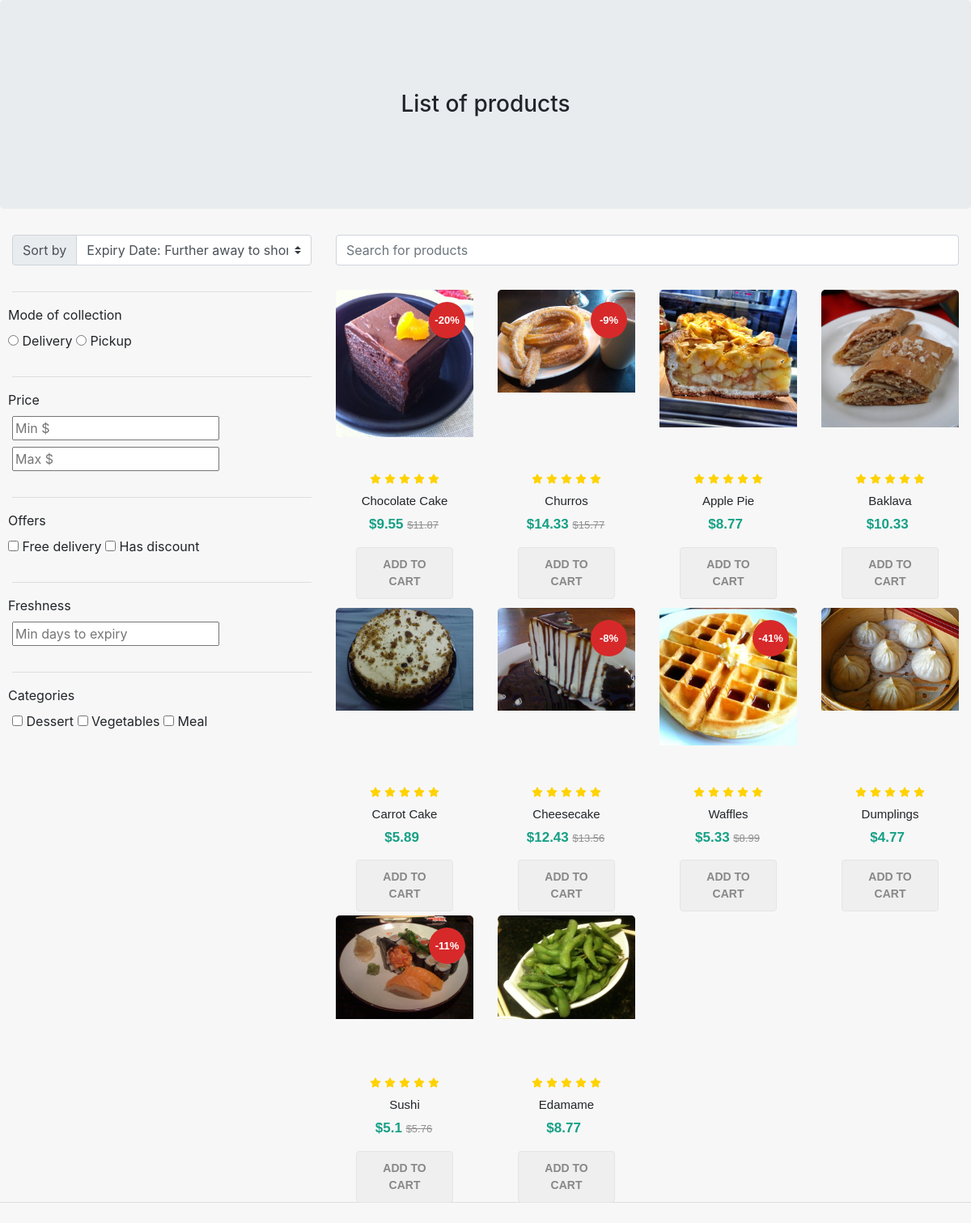
Screenshot of /view_products.php with the database file from the repository.
### tables this page shows
CREATE TABLE IF NOT EXISTS `product` (
  `product_id` int(255) NOT NULL AUTO_INCREMENT,
  `company_id` int(255) NOT NULL,
  `decay_date` date NOT NULL,
  `decay_time` time(6) NOT NULL,
  `name` varchar(1000) NOT NULL,
  `posted_date` date NOT NULL,
  `posted_time` time(6) NOT NULL,
  `price_after` float NOT NULL,
  `price_before` float NOT NULL,
  `quantity` int(255) NOT NULL,
  `type` varchar(1000) NOT NULL,
  `mode_of_collection` varchar(9999) NOT NULL DEFAULT 'pickup',
  PRIMARY KEY (`product_id`)
);

### include/productDAO.php (called while the page is built, shortened)
<?php
class productDAO {
    public function retrieve_all(){
        $sql = 'select * from product';
        $connMgr = new ConnectionManager();
        $conn = $connMgr->getConnection();
        $stmt = $conn->prepare($sql);
        $stmt->setFetchMode(PDO::FETCH_ASSOC);
        $stmt->execute();
        $result = [];
        while($row = $stmt->fetch(PDO::FETCH_ASSOC)) {
            $result[] = new product($row['product_id'], $row['company_id'], $row['decay_date'], $row['decay_time'], $row['name'], $row['posted_date'], $row['posted_time'], $row['price_after'], $row['price_before'], $row['quantity'], $row['type'], $row['mode_of_collection']);
        }
        return $result;
    }
}
?>

### include/product.php (called while the page is built, shortened)
<?php
class product {
    private $product_id;
    private $company_id;
    private $decay_date;
    private $decay_time;
    private $name;
    private $posted_date;
    private $posted_time;
    private $price_after;
    private $price_before;
    private $quantity;
    private $type;
    private $mode_of_collection;
    public function __construct($product_id, $company_id, $decay_date, $decay_time, $name, $posted_date, $posted_time, $price_after, $price_before, $quantity, $type, $mode_of_collection)
    {
        $this->product_id = $product_id;
        $this->company_id = $company_id;
        $this->decay_date = $decay_date;
        $this->decay_time = $decay_time;
        $this->name = $name;
        $this->posted_date = $posted_date;
        $this->posted_time = $posted_time;
        $this->price_after = $price_after;
        $this->price_before = $price_before;
        $this->quantity = $quantity;
        $this->type = $type;
        $this->mode_of_collection = $mode_of_collection;
    }
    public function get_product_id()
    {
        return $this->product_id;
    }
    public function get_company_id()
    {
        return $this->company_id;
    }
    public function get_decay_date()
    {
        return $this->decay_date;
    }
    public function get_decay_time()
    {
        return $this->decay_time;
    }
    public function get_name()
    {
        return $this->name;
    }
    public function get_posted_date()
    {
        return $this->posted_date;
    }
    public function get_posted_time()
    {
        return $this->posted_time;
    }
    public function get_price_after()
    {
        return $this->price_after;
    }
    public function get_price_before()
    {
        return $this->price_before;
    }
    public function get_quantity()
    {
        return $this->quantity;
    }
    public function get_type()
    {
        return $this->type;
    }
    public function get_mode_of_collection()
    {
        return $this->mode_of_collection;
    }
}
?>

### view_products.php (the view, shortened to what this page needs)
<head>
<link rel="stylesheet" href="https://use.fontawesome.com/releases/v5.11.2/css/all.css">
<link rel="stylesheet" href="https://stackpath.bootstrapcdn.com/bootstrap/4.3.1/css/bootstrap.min.css">
<link rel='stylesheet' href='css\maincss.css'>
<div class="jumbotron color-grey-light">
    <div class="d-flex align-items-center h-20">
        <div class="container text-center py-5">
        <h3 class="mb-0">List of products</h3>
        </div>
    </div>
</div>
</head>
<body>
<div class='container-fluid'>
    <div class='row'>
        <div name="toastdiv">
            <div style="position: relative; min-height: 200px;">
            <div style="position: fixed; top: 0; right: 0;  z-index: 10;" >
            </div>
            </div>
        </div>
        <div name="filterform" class="col-md-4">
            <div class="form-row ">
                <div class="form-group col-12">
                    <div class="input-group">
                        <span class="input-group-prepend">
                            <label class="input-group-text" for="inputGroupSelect01">
                            Sort by</label>
                        </span>
                        <select class="form-control custom-select " id="sort_by_bar" onchange = "sort_products();"                                                                                                                >
                            <option selected value="Expiry Date: Further away to shorter away">Expiry Date: Further away to shorter away</option>
                        </select>
                    </div>
                </div>
            </div>
            <hr>
            <div class="form-row mb-2">
                Mode of collection
            </div>
            <div class="form-row">
                <div class="form-group">
                    <input type="radio" id="mode_of_collection_delivery" name="mode_of_collection" value="delivery" onchange ='search_filter()'> Delivery
                    <input type="radio" id="mode_of_collection_pickup" name="mode_of_collection" value="pickup" onchange ='search_filter()'> Pickup
                </div>
            </div>
            <hr>
            <div class="form-row mb-2">
                Price
            </div>
            <div class="form-row">
                <div class="form-group col-12">
                    <input type="text" id="price_min" class="mb-2" oninput ='search_filter()' placeholder='Min $'></input>
                    <input type="text" id="price_max" oninput ='search_filter()' placeholder='Max $'></input>
                </div>
            </div>
            <hr>
            <div class="form-row mb-2">
                Offers
            </div>
            <div class="form-row">
                <div class="form-group">
                    <input type="checkbox" id="offers_free_delivery" onchange ='search_filter()'> Free delivery
                    <input type="checkbox" id="offers_has_discount" onchange ='search_filter()'> Has discount
                </div>
            </div>
            <hr>
            <div class="form-row mb-2">
                Freshness
            </div>
            <div class="form-row">
                <div class="form-group col-12">
                    <input type="number" id="freshness_min_days_to_expiry" min="1" step="1" oninput ='search_filter()' placeholder='Min days to expiry'></input>
                </div>
            </div>
            <hr>
            <div class="form-row mb-2">
                Categories
            </div>
            <div class="form-row">
                <div class="form-group col-12">
                    <input type="checkbox" id="categories_dessert" onchange ='search_filter()'> Dessert
                    <input type="checkbox" id="categories_vegetables" onchange ='search_filter()'> Vegetables
                    <input type="checkbox" id="categories_meal" onchange ='search_filter()'> Meal
                </div>
            </div>
        </div>
        <div class="grid_beside_filterform col-md-8">
            <div class="row" name="search_for_products">
                <div class="form-group col-12">
                    <input type="text" class="form-control" name="x" id="search_for_products" oninput ='search_filter()' placeholder="Search for products">
                    <span class="input-group-btn">
                        <button class="btn btn-default" type="button">
                        </button>
                    </span>
                </div>
            </div>
            <div class="row" id="main_product_grid">
                <?php
                    $productDAO = new productDAO();
                    $all_product_info = $productDAO->retrieve_all();
                    foreach ($all_product_info as $product) {
                        $product_id = $product->get_product_id();
                        $company_id = $product->get_company_id();
                        $decay_date = $product->get_decay_date();
                        $decay_time = $product->get_decay_time();
                        $name = $product->get_name();
                        $posted_date = $product->get_posted_date();
                        $posted_time = $product->get_posted_time();
                        $price_after = $product->get_price_after();
                        $price_before = $product->get_price_before();
                        $quantity = $product->get_quantity();
                        $type = $product->get_type();
                        $mode_of_collection = $product->get_mode_of_collection();
                        $discount = round((($price_before-$price_after)/$price_before)*100,0);
                        if ($discount == 0.0) {
                            $price_before_modified = "";
                        }
                        else {
                            $price_before_modified = "$" . $price_before;
                        }
                        echo "
                        <div class='col-xl-3 col-lg-4 col-sm-6 single_product_grid' id ='single_product_grid' name='$product_id,$company_id,$decay_date,$decay_time,$name,$posted_date,$posted_time,$price_after,$price_before,$quantity,$type,$mode_of_collection'>
                        <div class='product-grid'>
                            <div class='product-image'>
                                <img class='pic-1'  src='images/$type/$name.jpg'>";
                                if ($discount != 0.0) {
                                    echo "<span class='product-discount-label'>-$discount%</span>";
                                }
                                echo "
                            </div>
                            <div class='product-content'>
                                <ul class='rating'>
                                    <li class='fa fa-star'></li>
                                    <li class='fa fa-star'></li>
                                    <li class='fa fa-star'></li>
                                    <li class='fa fa-star'></li>
                                    <li class='fa fa-star'></li>
                                </ul>
                                <h3 class='title'>" . str_replace('_',' ',$name) . "</h3>
                                <div class='price'>
                                    $$price_after
                                    <span>$price_before_modified</span>
                                </div>
                                <button class='add-to-cart' href='#' id='" . $product_id . "," . str_replace('_',' ',$name) . "' onclick='add_to_cart()'>ADD TO CART</button>
                            </div>
                        </div>
                    </div>
                        ";
                    }
                ?>
            </div>
        </div>
    </div>
</div>
<hr>
</body>

### css/maincss.css (style rules this page uses)
body { background-color: #f7f7f7; font: Roboto; }
.product-grid, .product-grid .product-image { position: relative; }
.product-grid { font-family: Poppins, sans-serif; text-align: center; border-radius: 5px; overflow: hidden; z-index: 1; transition: all 0.3s ease 0s; }
.product-grid .product-image { height: 50%; }
.product-grid .product-image img { width: 100%; height: auto; max-height: 100%; }
.product-grid .product-discount-label, .product-grid .product-new-label { color: #fff; background-color: #16a085; font-size: 13px; font-weight: 800; text-transform: uppercase; line-height: 45px; height: 45px; width: 45px; border-radius: 50%; position: absolute; left: 10px; top: 15px; transition: all 0.3s; }
.product-grid .product-discount-label { left: auto; right: 10px; background-color: #d7292a; }
.product-grid .product-content { padding: 25px; }
.product-grid .title { font-size: 15px; font-weight: 400; text-transform: capitalize; margin: 0 0 7px; transition: all 0.3s ease 0s; }
.product-grid .price { color: #16a085; font-size: 17px; font-weight: 700; margin: 0 2px 15px 0; display: block; }
.product-grid .price span { color: #909090; font-size: 13px; font-weight: 400; letter-spacing: 0; text-decoration: line-through; text-align: left; vertical-align: middle; display: inline-block; }
.product-grid .add-to-cart { border: 1px solid #e5e5e5; display: inline-block; padding: 10px 20px; color: #888; font-weight: 600; font-size: 14px; border-radius: 4px; transition: all 0.3s; }
.product-content .rating { padding: 0; margin: 0 0 7px; list-style: none; }
.product-grid .rating li { font-size: 12px; color: #ffd200; transition: all 0.3s ease 0s; }
.container { max-width: 1170px; margin: auto; }
img { max-width: 100%; }

### rows the page displays
product: type+name (picture), discount "20", name "Chocolate Cake", price_after "9.55", price_before "$11.87"
product: type+name (picture), discount "9", name "Churros", price_after "14.33", price_before "$15.77"
product: type+name (picture), name "Apple Pie", price_after "8.77"
product: type+name (picture), name "Baklava", price_after "10.33"
product: type+name (picture), name "Carrot Cake", price_after "5.89"
product: type+name (picture), discount "8", name "Cheesecake", price_after "12.43", price_before "$13.56"
product: type+name (picture), discount "41", name "Waffles", price_after "5.33", price_before "$8.99"
product: type+name (picture), name "Dumplings", price_after "4.77"
product: type+name (picture), discount "11", name "Sushi", price_after "5.1", price_before "$5.76"
product: type+name (picture), name "Edamame", price_after "8.77"
